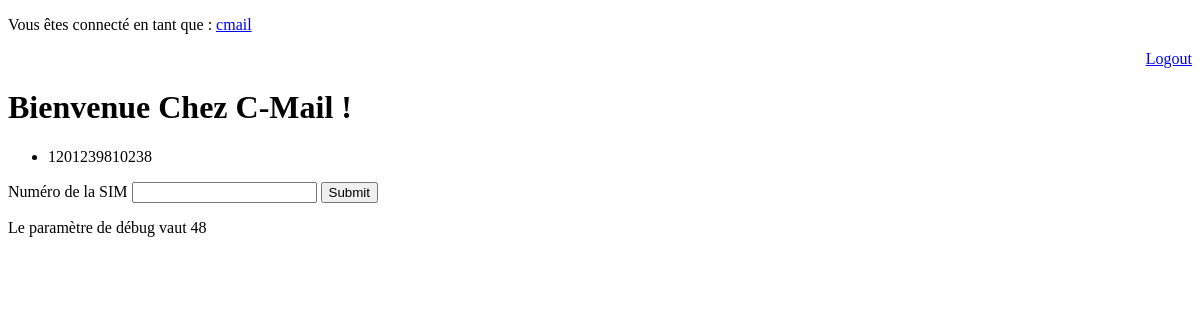
The app's page /box/ (signed in), older data.
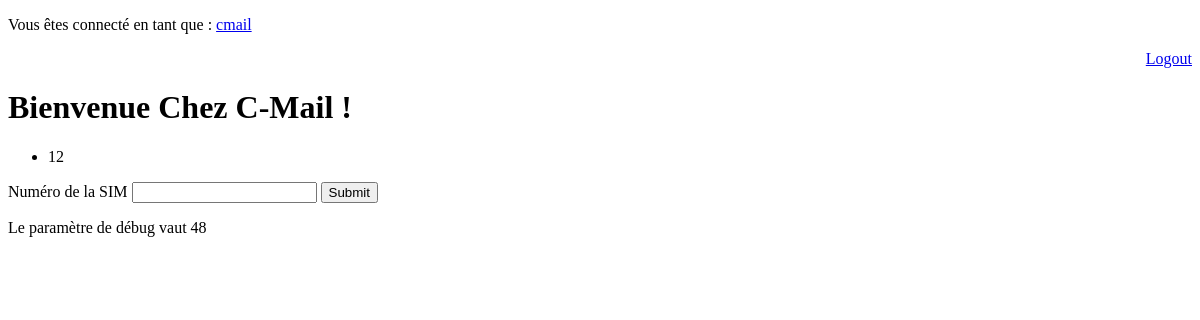
The same page, newer data.
### box/models.py (models this page shows, shortened)
class Box(models.Model):
	address = models.CharField(max_length = 45, blank = True)
	sim = models.ForeignKey(Sim)
	member = models.ManyToManyField('member.Member')

### sim/models.py (models this page shows, shortened)
class Sim(models.Model):
	number = models.CharField(max_length = 45, blank = True)
	description = models.CharField(max_length = 45, blank = True)

### cmail/views.py (the view)
# urls.py: url(r'^box/',views.boxv),
def boxv(request):
	v='48'
	user=request.user
	box_list=[]
	if not request.user.is_authenticated():
			return HttpResponseRedirect("/login/")
        else:
		myusername=User.objects.get(username=user)
		mymember=Member.objects.get(member=myusername)
		if request.method =='POST':
			new_simn=request.POST.get('simn','')
			new_sim=Sim(number=new_simn, description='')
			new_sim.save()
			new_box=Box(sim=new_sim,address='')
			new_box.save()
			new_box.member.add(mymember)
			return HttpResponseRedirect("/box/")
		else:
			if not request.user.is_authenticated():
				return HttpResponseRedirect("/login/")
        		else:
				for boxu in Box.objects.filter(member=mymember):
    					box_list.append(boxu)
				t=get_template('box.html')
        			html = t.render(RequestContext(request, {'vor':v,'username':user,'mybox_list':box_list}))
        			return HttpResponse(html)

### t/box.html (shortened to what this page needs)
	{% extends "base.html" %}
{% block content %}
<ul>
{% for box in mybox_list %}
    <li>{{ box.sim.number }}</li>
{% endfor %}
</ul>
  <form action="" method="post">
    <label for="simn">Numéro de la SIM</label>
    <input type="text" name="simn" value="" id="simn">
    <input type="submit" value="Submit" />
  </form>
<p>Le paramètre de débug vaut {{ vor }}</p>
{% endblock %}

### t/base.html (shortened to what this page needs)
<!DOCTYPE HTML PUBLIC "-//W3C//DTD HTML 4.01//EN">
<html lang="fr">
<head>
</head>
<header>
	{% if user.is_authenticated %}
  <p><p>Vous êtes connecté en tant que : <a href="/account"  resizable=yes, ">{{username}}</a></p><p align = "right"><a href="/logout/"  resizable=yes, ">Logout</a></p></p>
{% else %}
  <p align = "right"><a href="/login/"  resizable=yes, ">Login</a>  <a href="/register/"  resizable=yes, ">Register</a></p>
{% endif %}
  </header>
<body>
    <h1>Bienvenue Chez C-Mail !</h1>
    {% block content %}{% endblock %}
</body>
</html>

Row changes from the older to the newer data that the page shows:
changed through a linked row, Box: sim.number "1201239810238" → "12"
